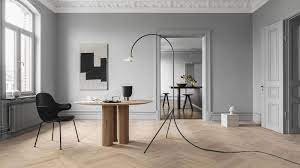
#> input picture Photos/minimalism.jpg, 300 x 168 px
$ python basic.py
#> lines starting #> are read from the running program, lines starting #| are printed output that depends on the picture; after the words box and inside, x2 and y2 are one past the last pixel; in counts of white or black regions, pixels touching at a corner belong together
from turtle import width
import cv2 as cv
from numpy import histogram, quantile

img = cv.imread('Photos/minimalism.jpg')
#> img is the input picture: shape (168, 300, 3); mean B, G, R 143.5, 148.8, 154.7
# cv.imshow('Minimalism', img)

# 1. Convert colour
gray = cv.cvtColor(img, cv.COLOR_BGR2GRAY)
# cv.imshow('Gray', gray)


def rescaleFrame(frame, scale=2):
#> called with scale = 2
    width = int(frame.shape[1]*scale)
#> width = 600
    height = int(frame.shape[0]*scale)
#> height = 336
    dimensions = (width, height)
#> dimensions = (600, 336)
    return cv.resize(frame, dimensions, interpolation=cv.INTER_AREA)
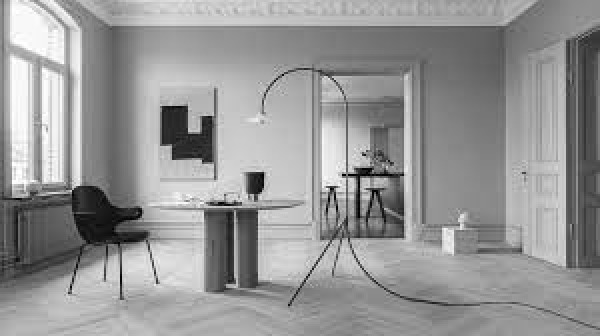
#> returned value: shape (336, 600); min 0, max 255, mean 150


img_resized = rescaleFrame(gray)
# cv.imshow('Gray', img_resized)

# 2. Blur
# kernel size is only odd number
blur = cv.GaussianBlur(img, (9, 9), cv.BORDER_DEFAULT)
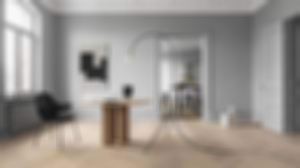
#> blur: shape (168, 300, 3); mean B, G, R 143.5, 148.8, 154.7
# cv.imshow('Blur', blur)

# 3. Edge cascade
canny = cv.Canny(img, 125, 175)
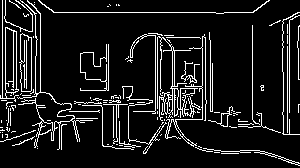
#> canny: shape (168, 300); 10.5% white in thin lines or dots
# cv.imshow('Canny', canny)

# 4. Dilating the image
dilated = cv.dilate(canny, (3, 3), iterations=1)
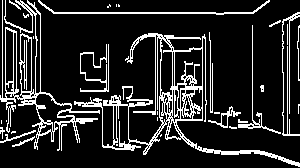
#> dilated: shape (168, 300); 15.2% white in thin lines or dots
# cv.imshow('Dilated', dilated)

# 5. Eroding
eroded = cv.erode(dilated, (3, 3), iterations=1)
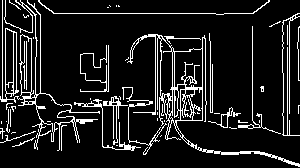
#> eroded: shape (168, 300); 11.4% white in thin lines or dots
# cv.imshow('Eroed', eroded)

# 6. Resize
resized = cv.resize(img, (500, 200), interpolation=cv.INTER_AREA)
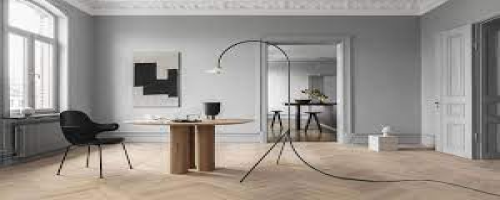
#> resized: shape (200, 500, 3); mean B, G, R 143.4, 148.8, 154.6
# cv.imshow('Resized', resized)

# 7. Cropping
cropped = img[50:100, 20:400]
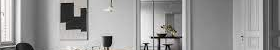
#> cropped: shape (50, 280, 3); mean B, G, R 152.1, 152.6, 153.1
cv.imshow('Cropped', cropped)

cv.waitKey(0)

$ run again, with Photos/mini2.jpg copied over Photos/minimalism.jpg
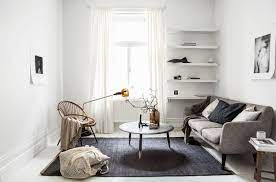
#> input picture Photos/mini2.jpg, 276 x 182 px
#> img is the input picture: shape (182, 276, 3); mean B, G, R 182.8, 185, 187.9
#> `canny = cv.Canny(img, 125, 175)`:
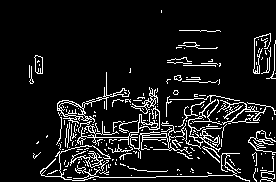
#> canny: shape (182, 276); 9.4% white in thin lines or dots, all inside (x1, y1, x2, y2) = (29, 10, 276, 182)
#> eroded: shape (182, 276); 10.9% white in thin lines or dots, all inside (x1, y1, x2, y2) = (29, 11, 276, 182)
#> `cropped = img[50:100, 20:400]`:
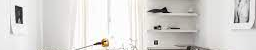
#> cropped: shape (50, 256, 3); mean B, G, R 213.1, 215.7, 217.6
